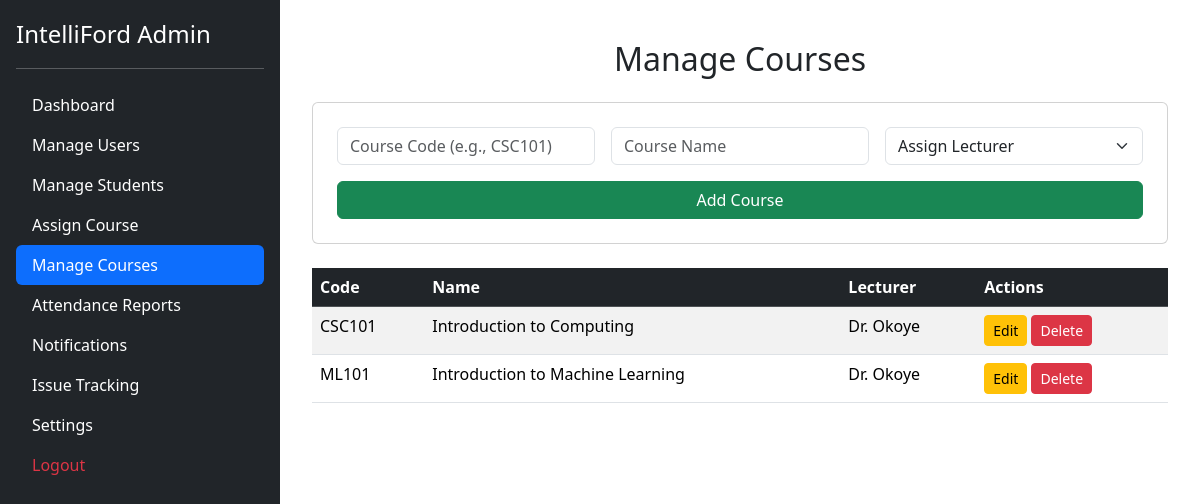
The page /admin/courses.php (signed in) on the database its author committed.
### tables this page shows
CREATE TABLE `courses` (
  `id` int(11) NOT NULL,
  `code` varchar(20) NOT NULL,
  `name` varchar(100) NOT NULL,
  `lecturer_id` int(11) DEFAULT NULL,
  `created_at` timestamp NOT NULL DEFAULT current_timestamp()
);

CREATE TABLE `users` (
  `id` int(11) NOT NULL,
  `username` varchar(50) NOT NULL,
  `password` varchar(255) NOT NULL,
  `role` enum('admin','lecturer','student') NOT NULL,
  `full_name` varchar(100) DEFAULT NULL,
  `email` varchar(100) DEFAULT NULL,
  `created_at` timestamp NOT NULL DEFAULT current_timestamp(),
  `gender` varchar(10) DEFAULT NULL,
  `phone` varchar(20) DEFAULT NULL
);

### admin/courses.php (the view, shortened to what this page needs)
<?php
include '../includes/sidebar.php';
include '../config.php';
$courses = $conn->query("SELECT c.*, u.full_name AS lecturer_name FROM courses c LEFT JOIN users u ON c.lecturer_id = u.id");
?>
<!DOCTYPE html>
<html lang="en">
<head>
  <link href="https://cdn.jsdelivr.net/npm/bootstrap@5.3.3/dist/css/bootstrap.min.css" rel="stylesheet">
</head>
<body>
<div class="container mx-auto" style="max-width: 900px; padding-top: 20px;">
  <h2 class="text-center mb-4">Manage Courses</h2>
  <form method="post" class="card p-4 mb-4">
    <div class="row g-3">
      <div class="col-md-4">
        <input type="text" name="code" class="form-control" placeholder="Course Code (e.g., CSC101)" required>
      </div>
      <div class="col-md-4">
        <input type="text" name="name" class="form-control" placeholder="Course Name" required>
      </div>
      <div class="col-md-4">
        <select name="lecturer_id" class="form-select" required>
          <option value="">Assign Lecturer</option>
        </select>
      </div>
      <div class="col-12"><button type="submit" name="add_course" class="btn btn-success w-100">Add Course</button></div>
    </div>
  </form>
  <table class="table table-striped table-hover">
    <thead class="table-dark">
      <tr><th>Code</th><th>Name</th><th>Lecturer</th><th>Actions</th></tr>
    </thead>
    <tbody>
      <?php if ($courses->num_rows > 0): ?>
        <?php while($course = $courses->fetch_assoc()): ?>
          <tr>
            <td><?php echo htmlspecialchars($course['code']); ?></td>
            <td><?php echo htmlspecialchars($course['name']); ?></td>
            <td><?php echo htmlspecialchars($course['lecturer_name'] ?? 'Unassigned'); ?></td>
            <td>
              <button class="btn btn-sm btn-warning">Edit</button>
              <button class="btn btn-sm btn-danger">Delete</button>
            </td>
          </tr>
        <?php endwhile; ?>
      <?php else: ?>
        <tr><td colspan="4" class="text-center">No courses added yet.</td></tr>
      <?php endif; ?>
    </tbody>
  </table>
</div>
</body>
</html>

### rows shown on the page
courses: code "CSC101", name "Introduction to Computing", lecturer.full_name "Dr. Okoye"
courses: code "ML101", name "Introduction to Machine Learning", lecturer.full_name "Dr. Okoye"
